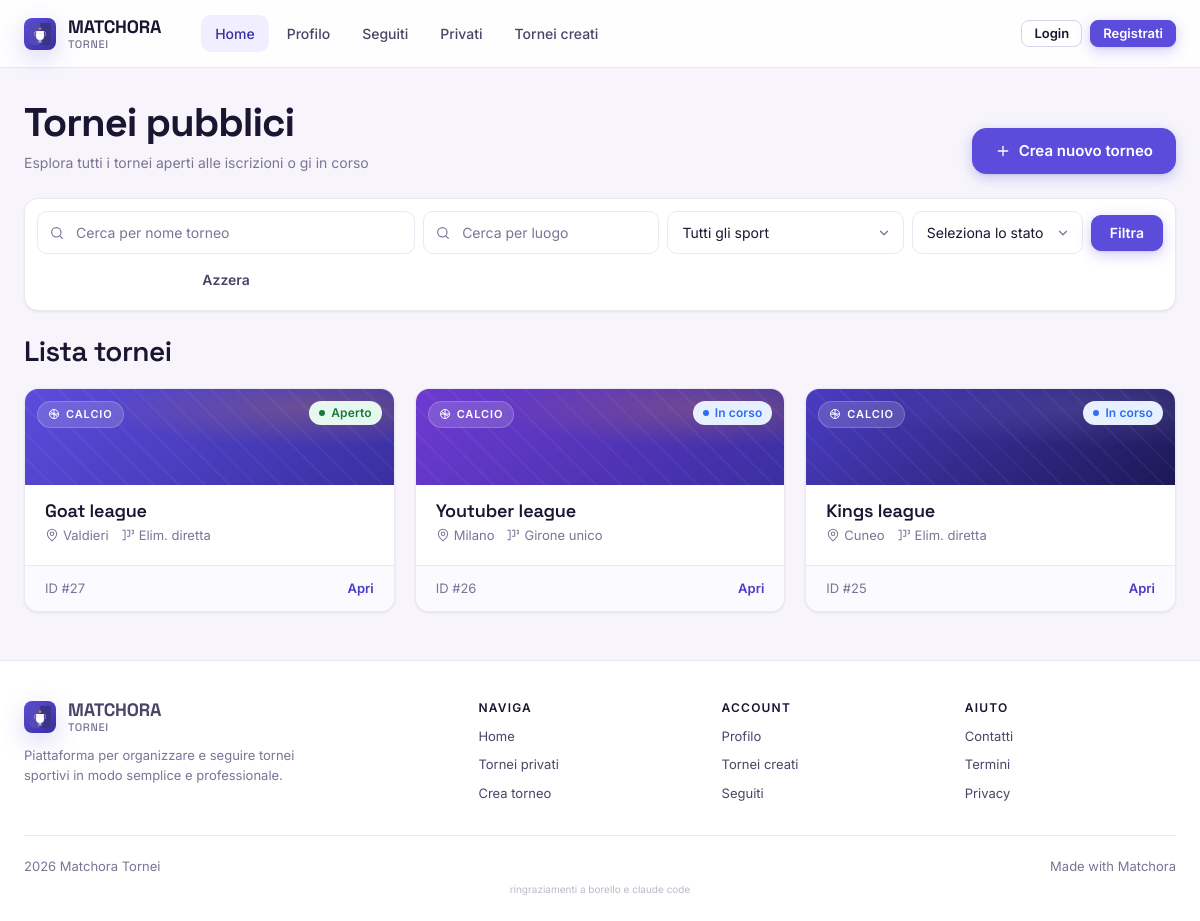
Screenshot of /senza_sicurezza/index.php with the database file from the repository.
### tables this page shows
CREATE TABLE `torneo` (
  `id` int(11) NOT NULL,
  `sport` varchar(255) NOT NULL,
  `nome` varchar(150) NOT NULL,
  `descrizione` varchar(255) DEFAULT NULL,
  `luogo` varchar(255) NOT NULL,
  `formato` enum('girone_unico','eliminazione_diretta','gironi_playoff') NOT NULL,
  `tipo_partita` enum('andata','andata_ritorno') NOT NULL,
  `visibilita` enum('pubblico','privato') NOT NULL DEFAULT 'pubblico',
  `numero_squadre` int(11) NOT NULL,
  `creato_da` int(11) NOT NULL,
  `stato` enum('aperto','in_corso','completato') NOT NULL DEFAULT 'aperto',
  `min_giocatori_per_squadra` int(11) NOT NULL,
  `max_giocatori_per_squadra` int(11) NOT NULL,
  `min_squadre` int(11) NOT NULL DEFAULT 2,
  `data_chiusura_iscrizioni` datetime NOT NULL,
  `codice_privato` varchar(8) DEFAULT NULL
);

### senza_sicurezza/components/tabella_tornei.php (the view, shortened to what this page needs)
<?php
$formato_label = [
    'girone_unico'         => 'Girone unico',
    'eliminazione_diretta' => 'Elim. diretta',
    'gironi_playoff'       => 'Gironi + playoff',
];
$stato_label = [
    'aperto'     => 'Aperto',
    'in_corso'   => 'In corso',
    'completato' => 'Completato',
];
$cover_styles = [
    "background: radial-gradient(120% 80% at 80% 20%, rgba(243,156,18,0.22) 0%, transparent 50%), linear-gradient(135deg, var(--m-primary-500) 0%, var(--m-primary-700) 100%);",
    "background: radial-gradient(120% 80% at 80% 20%, rgba(243,156,18,0.22) 0%, transparent 50%), linear-gradient(135deg, #6e3ad1 0%, #3a2fa1 100%);",
    "background: radial-gradient(120% 80% at 80% 20%, rgba(255,255,255,0.10) 0%, transparent 50%), linear-gradient(135deg, #4a3cc2 0%, #1d1856 100%);",
    "background: radial-gradient(120% 80% at 80% 20%, rgba(243,156,18,0.30) 0%, transparent 50%), linear-gradient(135deg, #5b4cdb 0%, #2d2483 100%);",
    "background: radial-gradient(120% 80% at 80% 20%, rgba(243,156,18,0.18) 0%, transparent 50%), linear-gradient(135deg, #7a66f0 0%, #3a2fa1 100%);",
    "background: radial-gradient(120% 80% at 80% 20%, rgba(243,156,18,0.25) 0%, transparent 50%), linear-gradient(135deg, #5b4cdb 0%, #4338b3 100%);",
];
?>
<?php if ($result->num_rows > 0): ?>
    <div class="m-tcard-grid">
        <?php $idx = 0; while ($row = $result->fetch_assoc()): ?>
            <?php
                $cover = $cover_styles[$idx % count($cover_styles)];
                $idx++;
                $stato_key = $row['stato'];
                $stato_class = 'm-state-' . htmlspecialchars($stato_key);
                $stato_txt = $stato_label[$stato_key] ?? ucfirst($stato_key);
                $formato_txt = $formato_label[$row['formato']] ?? ucfirst(str_replace('_', ' ', $row['formato']));
                $dettagli_url = 'dettagli_torneo.php?id=' . urlencode($row['id']);
            ?>
            <a href="<?= $dettagli_url ?>" class="m-tcard">
                <div class="m-tcard__cover" style="<?= $cover ?>">
                    <span class="m-tcard__sport">
                        <svg width="12" height="12" viewBox="0 0 24 24" fill="none" stroke="currentColor" stroke-width="2"><circle cx="12" cy="12" r="9"/><path d="M12 3v18M3 12h18M5 7l14 10"/></svg>
                        <?= htmlspecialchars($row['sport']) ?>
                    </span>
                    <span class="m-tcard__state m-badge m-badge--dot <?= $stato_class ?>"><?= htmlspecialchars($stato_txt) ?></span>
                </div>
                <div class="m-tcard__body">
                    <h3 class="m-tcard__title"><?= htmlspecialchars($row['nome']) ?></h3>
                    <div class="m-tcard__meta">
                        <span>
                            <svg viewBox="0 0 24 24" fill="none" stroke="currentColor" stroke-width="1.75" stroke-linecap="round" stroke-linejoin="round"><path d="M20 10c0 6-8 12-8 12s-8-6-8-12a8 8 0 1 1 16 0Z"/><circle cx="12" cy="10" r="3"/></svg>
                            <?= htmlspecialchars($row['luogo']) ?>
                        </span>
                        <span>
                            <svg viewBox="0 0 24 24" fill="none" stroke="currentColor" stroke-width="1.75" stroke-linecap="round" stroke-linejoin="round"><polyline points="3 4 7 4 7 20 3 20"/><polyline points="11 4 15 4 15 14 11 14"/><polyline points="19 4 21 4 21 10 19 10"/></svg>
                            <?= htmlspecialchars($formato_txt) ?>
                        </span>
                    </div>
                </div>
                <div class="m-tcard__footer">
                    <span>ID #<?= (int)$row['id'] ?></span>
                    <span class="m-tcard__cta">Apri </span>
                </div>
            </a>
        <?php endwhile; ?>
    </div>
<?php endif; ?>

### senza_sicurezza/css/base.css (style rules this page uses)
:root { --m-primary-50: #f1efff; --m-primary-100: #e2dcff; --m-primary-200: #c4b9ff; --m-primary-300: #9d8dff; --m-primary-400: #7a66f0; --m-primary-500: #5b4cdb; --m-primary-600: #4a3cc2; --m-primary-700: #3a2fa1; --m-primary-800: #2d2483; --m-primary-900: #1d1856; --m-gold-50: #fff6e6; --m-gold-200: #ffd998; --m-gold-400: #f5b341; --m-gold-500: #f39c12; --m-gold-600: #d68309; --m-bg: #f7f5fb; --m-bg-soft: #efeaf7; --m-surface: #ffffff; --m-surface-2: #fbfaff; --m-border: #ebe7f3; --m-border-strong: #d9d2ea; --m-text: #1a1530; --m-text-soft: #4a4566; --m-text-mute: #7a7595; --m-text-onbrand:#ffffff; --m-success-50: #e7f9ee; --m-success-500: #1f9d55; --m-success-700: #167a3f; --m-warn-50: #fff4e1; --m-warn-500: #e08a00; --m-warn-700: #a76600; --m-danger-50: #fdecec; --m-danger-500: #d63838; --m-danger-700: #a52424; --m-info-50: #e6f0ff; --m-info-500: #2e6df2; --m-font-sans: 'Inter', system-ui, -apple-system, 'Segoe UI', sans-serif; --m-font-display: 'Space Grotesk', 'Inter', system-ui, sans-serif; --m-font-mono: ui-monospace, 'JetBrains Mono', 'SF Mono', Consolas, monospace; --m-1: 4px; --m-2: 8px; --m-3: 12px; --m-4: 16px; --m-5: 20px; --m-6: 24px; --m-8: 32px; --m-10: 40px; --m-12: 48px; --m-16: 64px; --m-20: 80px; --m-r-xs: 6px; --m-r-sm: 10px; --m-r-md: 14px; --m-r-lg: 20px; --m-r-xl: 28px; --m-r-full: 999px; --m-sh-1: 0 1px 2px rgba(29, 24, 86, 0.04), 0 1px 3px rgba(29, 24, 86, 0.05); --m-sh-2: 0 2px 4px rgba(29, 24, 86, 0.04), 0 4px 12px rgba(29, 24, 86, 0.06); --m-sh-3: 0 6px 16px rgba(29, 24, 86, 0.08), 0 2px 6px rgba(29, 24, 86, 0.06); --m-sh-brand: 0 8px 24px rgba(91, 76, 219, 0.22); --m-ease: cubic-bezier(0.2, 0.7, 0.2, 1); --m-t-fast: 120ms var(--m-ease); --m-t: 180ms var(--m-ease); --m-t-slow: 280ms var(--m-ease); --m-container: 1240px; --m-navbar-h: 68px; --m-ring: 0 0 0 3px rgba(91, 76, 219, 0.28); }
*, *::before, *::after { box-sizing: border-box; }
html, body { margin: 0; padding: 0; }
body { font-family: var(--m-font-sans); font-size: 15px; line-height: 1.55; color: var(--m-text); background: var(--m-bg); -webkit-font-smoothing: antialiased; text-rendering: optimizeLegibility; min-height: 100vh; display: flex; flex-direction: column; }
img, svg { display: block; max-width: 100%; }
a { color: var(--m-primary-600); text-decoration: none; transition: color var(--m-t); }
h1, h2, h3, h4, h5 { font-family: var(--m-font-display); font-weight: 600; letter-spacing: -0.02em; color: var(--m-text); margin: 0 0 var(--m-3); line-height: 1.15; }
h3 { font-size: 20px; }
.m-badge { display: inline-flex; align-items: center; gap: 6px; padding: 4px 10px; border-radius: var(--m-r-full); font-size: 12px; font-weight: 600; letter-spacing: 0.01em; background: var(--m-primary-50); color: var(--m-primary-700); line-height: 1.4; white-space: nowrap; }
.m-badge--dot::before { content: ""; width: 6px; height: 6px; border-radius: 50%; background: currentColor; }
.m-state-aperto { background: var(--m-success-50); color: var(--m-success-700); }
.m-state-in_corso { background: var(--m-info-50); color: var(--m-info-500); }

### rows the page displays
torneo: sport "CALCIO", stato "Aperto", nome "Goat league", luogo "Valdieri", formato "Elim. diretta", id "27"
torneo: sport "CALCIO", stato "In corso", nome "Youtuber league", luogo "Milano", formato "Girone unico", id "26"
torneo: sport "CALCIO", stato "In corso", nome "Kings league", luogo "Cuneo", formato "Elim. diretta", id "25"
